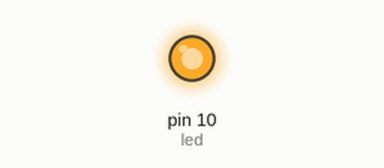
This sketch was run on a simulated Arduino Uno, built with avr-gcc and run on an emulated ATmega328P. Shown: output pins drawn as LEDs (lit = HIGH).

Above: at 0.2 s.
At 14.2 s:
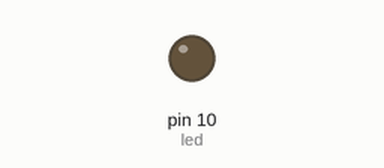
Timing chart, 0 to 22.1 s (numbered marks = the images above):
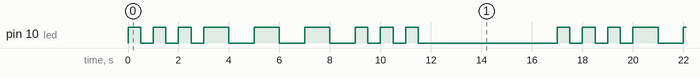

The sketch:

SoS-beacon.ino
```cpp
/*
  Blink SoS beacon
  by Bang
*/

int led = 10;           // the PWM pin the LED is attached to
int waitTimeShort = 500;
int waitTimeLong = 1000;

void setup() {
  // declare pin 9 to be an output:
  pinMode(led, OUTPUT);
}

void loop() {
  S();
  O();
  S();

  delay(5000);
}

void S() {
  ShortSequence();
  ShortSequence();
  ShortSequence();
}

void O() {
  LongSequence();
  LongSequence();
  LongSequence();
}

void LongSequence() {
  TurnOn(waitTimeLong);
  TurnOff(waitTimeLong);
}

void ShortSequence() {
  TurnOn(waitTimeShort);
  TurnOff(waitTimeShort);
}

void TurnOn(int miliseconds) {
  digitalWrite(led, HIGH);
  delay(miliseconds);
}

void TurnOff(int miliseconds) {
  digitalWrite(led, LOW);
  delay(miliseconds);
}
```

Measured:
- by itself, pin 10 (led): repeats every 17.0 s: 2 × (LOW 0.50 s, HIGH 0.50 s), LOW 0.50 s, 3 × (HIGH 1.0 s, LOW 1.0 s), 2 × (HIGH 0.50 s, LOW 0.50 s), HIGH 0.50 s, LOW 5.5 s, HIGH 0.50 s
- by itself, everything shown: repeats every 17.0 s, in 18 steps
